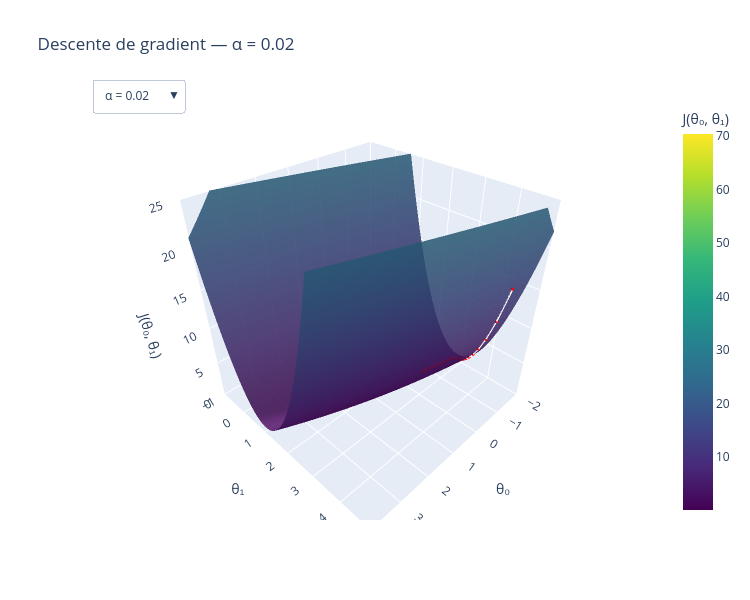

Source (notebook cell):
### Markdown cell above
**Et si on change α ?** Comme à l'étape 3, le taux d'apprentissage change fortement le
comportement de la descente — y compris ici, sur la vraie fonction de coût à deux
paramètres. Le graphique suivant précalcule plusieurs trajectoires et laisse choisir α
dans un menu déroulant, sans avoir à relancer de cellule.

### Code cell
alphas_a_comparer = [0.02, 0.1, 0.19, 0.205]
n_iterations_comparaison = 150

trajectoires_par_alpha = {}
for a in alphas_a_comparer:
    t0, t1 = -1.5, 4.5
    traj = [(t0, t1)]
    for _ in range(n_iterations_comparaison):
        g0, g1 = gradients(t0, t1)
        t0 = t0 - a * g0
        t1 = t1 - a * g1
        traj.append((t0, t1))
    traj = np.array(traj)
    cout_traj = np.array([cout(x, y) for x, y in traj])
    trajectoires_par_alpha[a] = (traj, cout_traj)

fig_comparaison_alpha = go.Figure()
fig_comparaison_alpha.add_trace(go.Surface(
    x=T0, y=T1, z=J, colorscale="Viridis", opacity=0.85,
    showscale=True, colorbar=dict(title="J(θ₀, θ₁)"),
))

# Une trace de trajectoire par alpha ; seule celle du premier alpha est visible au depart.
for i, a in enumerate(alphas_a_comparer):
    traj, cout_traj = trajectoires_par_alpha[a]
    fig_comparaison_alpha.add_trace(go.Scatter3d(
        x=traj[:, 0], y=traj[:, 1], z=cout_traj,
        mode="lines+markers", line=dict(color="white", width=4),
        marker=dict(size=2, color="red"),
        name=f"α = {a}", visible=(i == 0),
    ))

# Un bouton par alpha : rend visible sa seule trace de trajectoire (index i+1) et
# cache les autres, sans toucher a la surface (index 0) ni recalculer quoi que ce soit.
boutons_alpha = []
for i, a in enumerate(alphas_a_comparer):
    traj, _ = trajectoires_par_alpha[a]
    visibilite = [True] + [j == i for j in range(len(alphas_a_comparer))]
    boutons_alpha.append(dict(
        label=f"α = {a}",
        method="update",
        args=[
            {"visible": visibilite},
            {"title": (f"Descente de gradient — α = {a} "
                       f"(θ₀ final = {traj[-1, 0]:.2f}, θ₁ final = {traj[-1, 1]:.2f})")},
        ],
    ))

fig_comparaison_alpha.update_layout(
    title=f"Descente de gradient — α = {alphas_a_comparer[0]}",
    scene=dict(
        xaxis=dict(title="θ₀", range=[-2, 4]),
        yaxis=dict(title="θ₁", range=[-1, 5]),
        zaxis=dict(title="J(θ₀, θ₁)", range=[0, 25]),
    ),
    width=750, height=600,
    updatemenus=[dict(
        type="dropdown", buttons=boutons_alpha,
        x=0.02, y=1.05, xanchor="left", yanchor="top",
    )],
)

fig_comparaison_alpha.show()

### Figure 1 — Plotly figure (JSON) as saved in the notebook; plotly's stock layout.template omitted (floating-point values rounded to 4 significant figures; data arrays with more than 128 entries replaced by an {"elided": "..."} marker saying what was removed)
{"data": [{"colorbar": {"title": {"text": "J(θ₀, θ₁)"}}, "colorscale": [[0, "#440154"], [0.1111, "#482878"], [0.2222, "#3e4989"], [0.3333, "#31688e"], [0.4444, "#26828e"], [0.5556, "#1f9e89"], [0.6667, "#35b779"], [0.7778, "#6ece58"], [0.8889, "#b5de2b"], [1, "#fde725"]], "opacity": 0.85, "showscale": true, "type": "surface", "x": {"elided": "80x80 float values"}, "y": {"elided": "80x80 float values"}, "z": {"elided": "80x80 float values"}}, {"line": {"color": "white", "width": 4}, "marker": {"color": "red", "size": 2}, "mode": "lines+markers", "name": "α = 0.02", "type": "scatter3d", "visible": true, "x": {"elided": "151 float values"}, "y": {"elided": "151 float values"}, "z": {"elided": "151 float values"}}, {"line": {"color": "white", "width": 4}, "marker": {"color": "red", "size": 2}, "mode": "lines+markers", "name": "α = 0.1", "type": "scatter3d", "visible": false, "x": {"elided": "151 float values"}, "y": {"elided": "151 float values"}, "z": {"elided": "151 float values"}}, {"line": {"color": "white", "width": 4}, "marker": {"color": "red", "size": 2}, "mode": "lines+markers", "name": "α = 0.19", "type": "scatter3d", "visible": false, "x": {"elided": "151 float values"}, "y": {"elided": "151 float values"}, "z": {"elided": "151 float values"}}, {"line": {"color": "white", "width": 4}, "marker": {"color": "red", "size": 2}, "mode": "lines+markers", "name": "α = 0.205", "type": "scatter3d", "visible": false, "x": {"elided": "151 float values"}, "y": {"elided": "151 float values"}, "z": {"elided": "151 float values"}}], "layout": {"height": 600, "scene": {"xaxis": {"range": [-2, 4], "title": {"text": "θ₀"}}, "yaxis": {"range": [-1, 5], "title": {"text": "θ₁"}}, "zaxis": {"range": [0, 25], "title": {"text": "J(θ₀, θ₁)"}}}, "title": {"text": "Descente de gradient — α = 0.02"}, "updatemenus": [{"buttons": [{"args": [{"visible": [true, true, false, false, false]}, {"title": "Descente de gradient — α = 0.02 (θ₀ final = -0.71, θ₁ final = 2.49)"}], "label": "α = 0.02", "method": "update"}, {"args": [{"visible": [true, false, true, false, false]}, {"title": "Descente de gradient — α = 0.1 (θ₀ final = 0.73, θ₁ final = 2.06)"}], "label": "α = 0.1", "method": "update"}, {"args": [{"visible": [true, false, false, true, false]}, {"title": "Descente de gradient — α = 0.19 (θ₀ final = 0.87, θ₁ final = 2.02)"}], "label": "α = 0.19", "method": "update"}, {"args": [{"visible": [true, false, false, false, true]}, {"title": "Descente de gradient — α = 0.205 (θ₀ final = 35.55, θ₁ final = 117.29)"}], "label": "α = 0.205", "method": "update"}], "type": "dropdown", "x": 0.02, "xanchor": "left", "y": 1.05, "yanchor": "top"}], "width": 750}}
